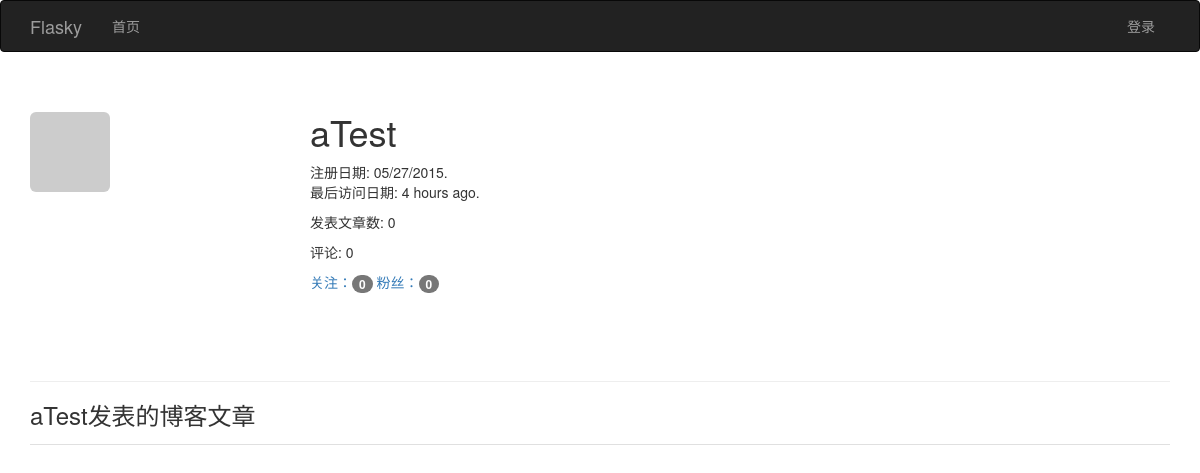
Before: /user/aTest with the older database file.
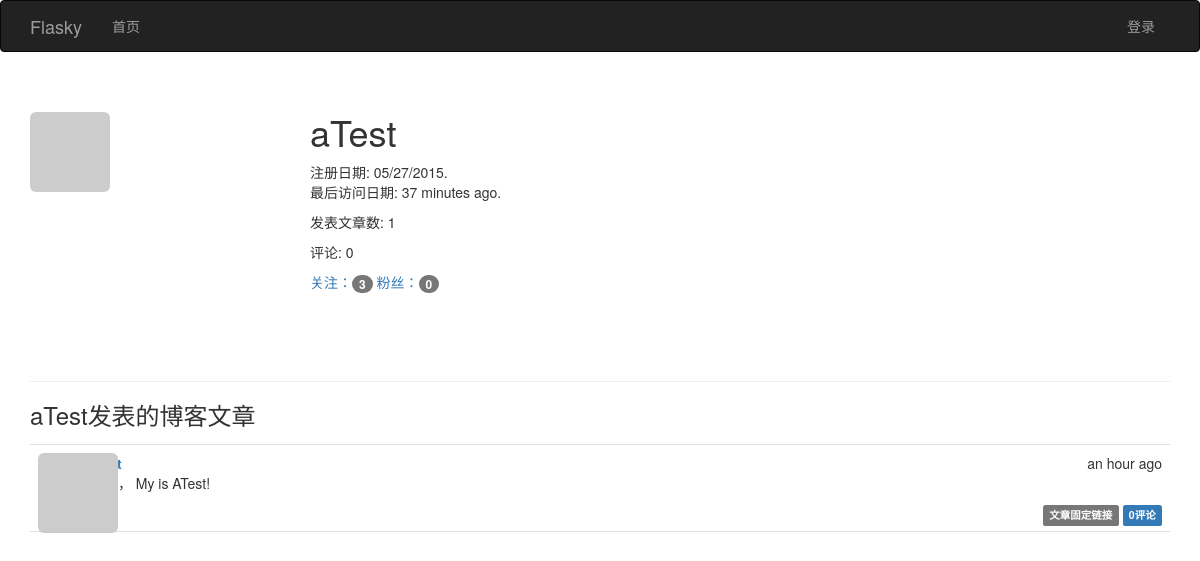
After: the same page with the newer database file.
### app/models.py (models this page shows, shortened)
class User(UserMixin, db.Model):
              __tablename__ = 'users'                                       #表名 users
              id = db.Column(db.Integer, primary_key=True)                  #列名 id
              email = db.Column(db.String(64), unique=True, index=True)     #列名 email （用户使用电子邮件进行登录）
              username = db.Column(db.String(64), unique=True, index=True)  #列名 username
              role_id = db.Column(db.Integer, db.ForeignKey('roles.id'))
              password_hash = db.Column(db.String(128))                     #列名: 密码哈希散列
              confirmed = db.Column(db.Boolean, default=False)              #列名: 注册用户确认 (1表示已验证, 0表示没有验证)
              name = db.Column(db.String(64))                               #列名: 真实姓名
              location = db.Column(db.String(64))                           #列名: 所在地
              about_me = db.Column(db.Text())                               #列名: 自我介绍
              member_since = db.Column(db.DateTime(), default=datetime.utcnow)  #列名: 注册日期
              last_seen = db.Column(db.DateTime(), default=datetime.utcnow)     #列名: 最后访问日期
              avatar_hash = db.Column(db.String(32))  #Gravatar头像生成的MD5值
              posts = db.relationship('Post', backref='author', lazy='dynamic') #外链到posts文章表
              followed = db.relationship('Follow',
                                         foreign_keys=[Follow.follower_id],             #foreign_keys参数指定外键,防止外键间的歧义
                                         backref=db.backref('follower', lazy='joined'), #lazy='joined'  加载记录,但使用联结
                                         lazy='dynamic',                                #lazy='dynamic' 不加载记录，但提供加载记录的查询
                                         cascade='all, delete-orphan')                  #启用所有默认层叠选项,而且删除孤儿记录
              followers = db.relationship('Follow',
                                          foreign_keys=[Follow.followed_id],
                                          backref=db.backref('followed', lazy='joined'),
                                          lazy='dynamic',
                                          cascade='all, delete-orphan')
              comments = db.relationship('Comment', backref='author', lazy='dynamic')
              @property  #@property作用是将方法函数变成了属性
              def password(self):
                            '''  password的只读属性(如果试图读取password属性的值,则会返回错误)  '''
                            raise AttributeError('password is not a readable attribute')
              def gravatar(self, size=100, default='identicon', rating='g'):
                            if request.is_secure:
                                          url = 'https://secure.gravatar.com/avatar'
                            else:
                                          url = 'http://www.gravatar.com/avatar'
                            hash = self.avatar_hash or hashlib.md5(self.email.encode('utf-8')).hexdigest()
                            return '{url}/{hash}?s={size}&d={default}&r={rating}'.format(url=url, hash=hash, size=size, default=default, rating=rating)
              ''' 使用: python manage.py shell
                       User.generate_fake(100)
              '''

class Post(db.Model):
              __tablename__ = 'posts'  #表名: posts
              id = db.Column(db.Integer, primary_key=True)  #列名： 文章id
              body = db.Column(db.Text)                     #列名:  文章内容
              timestamp = db.Column(db.DateTime, index=True, default=datetime.utcnow) #列名：时间戳
              author_id = db.Column(db.Integer, db.ForeignKey('users.id'))     #作者id 链接到users表的id
              body_html = db.Column(db.Text)      #列名: 博客文章HTML代码缓存（处理Markdown文本）
              comments = db.relationship('Comment', backref='post', lazy='dynamic')
              ''' 使用: python manage.py shell
                        Post.generate_fake(100)
              '''

### app/main/views.py (the view)
@main.route('/user/<username>')
def user(username):
    user = User.query.filter_by(username=username).first()
    if user is None:
        abort(404)
    posts = user.posts.order_by(Post.timestamp.desc()).all() #获取该用户的博客文章资料页路由
    return render_template('user.html', user=user, posts=posts)

### app/auth/views.py (called while the page is built)
@auth.before_app_request
def before_request():
              ''' 2.更新已登录用户的访问时间 '''
              if current_user.is_authenticated():
                            current_user.ping()   #更新已登录用户的访问时间
                            if not current_user.confirmed \
                               and request.endpoint[:5] != 'auth.' \
                               and request.endpoint != 'static':
                                          return redirect(url_for('auth.unconfirmed'))

### app/main/__init__.py (called while the page is built)
@main.app_context_processor
def inject_permissions():
              return dict(Permission=Permission)

### app/main/views.py (called while the page is built)
@main.after_app_request
def after_request(response):
    for query in get_debug_queries():
        if query.duration >= current_app.config['FLASKY_SLOW_DB_QUERY_TIME']:
            current_app.logger.warning(
                'Slow query: %s\nParameters: %s\nDuration: %fs\nContext: %s\n'
                % (query.statement, query.parameters, query.duration,
                   query.context))
    return response

### app/models.py (called while the page is built)
              def can(self, permissions):
                            return False

              def is_administrator(self):
                            return False

### app/templates/user.html (shortened to what this page needs)
{% extends "base.html" %}
{% import "_macros.html" as macros %}
{% block page_content %}
<div class="page-header">
<img class="img-rounded profile-thumbnail" src="{{ user.gravatar(size=256) }}">
<div class="profile-header">
<h1>{{ user.username }}</h1>
<p>
注册日期:  {{ moment(user.member_since).format('L') }}.
最后访问日期: {{ moment(user.last_seen).fromNow() }}.
</p>
<p>发表文章数: {{  user.posts.count() }} </p>
<p>评论: {{  user.comments.count() }}</p>
<p>
<a href="{{ url_for('.followed_by', username=user.username)}}">关注：<span class="badge">{{ user.followed.count() -1 }}</span></a>
<a href="{{ url_for('.followers', username=user.username) }}">粉丝：<span class="badge">{{ user.followers.count() -1 }}</span></a>
</p>
</div>
</div>
<h3>{{ user.username }}发表的博客文章 </h3>
{% include '_posts.html' %}
{% endblock %}

### app/templates/_posts.html (shortened to what this page needs)
<ul class="posts">
{% for post in posts %}
<li class="post">
   <div class="post-thumbnail">
      <a href="{{ url_for('.user', username=post.author.username) }}">
      <img class="img-rounded profile-thumbnail" src="{{ post.author.gravatar(size=40) }}">
      </a>
   </div>
  <div class="post-content">
    <div class="post-date">{{ moment(post.timestamp).fromNow() }}</div>
    <div class="post-author"><a href="{{ url_for('.user', username=post.author.username) }}">{{ post.author.username }}</a></div>
    <div class="post-body">
    {% if post.body_html %}
        {{ post.body_html | safe }}
    {% else %}
        {{ post.body }}
    {% endif %}
    </div>
    <div class="post-footer">
    <a href="{{ url_for('.post', id=post.id) }}">
    <span class="label label-default">文章固定链接</span>
    </a>
    <a href="{{ url_for('.post', id=post.id) }}#comments">
    <span class="label label-primary">{{ post.comments.count()}}评论</span>
    </a>
    </div>
  </div>
</li>
{% endfor %}
</ul>

Changed rows visible on the page:
changed User "aTest": last_seen "4 hours ago" → "37 minutes ago"
added Post: timestamp "an hour ago", body_html "Hello， My is ATest!", comments.count "0"
Other visible differences:
{{ user.posts.count() }}: "0" → "1"
{{ user.followed.count() -1 }}: "0" → "3"
